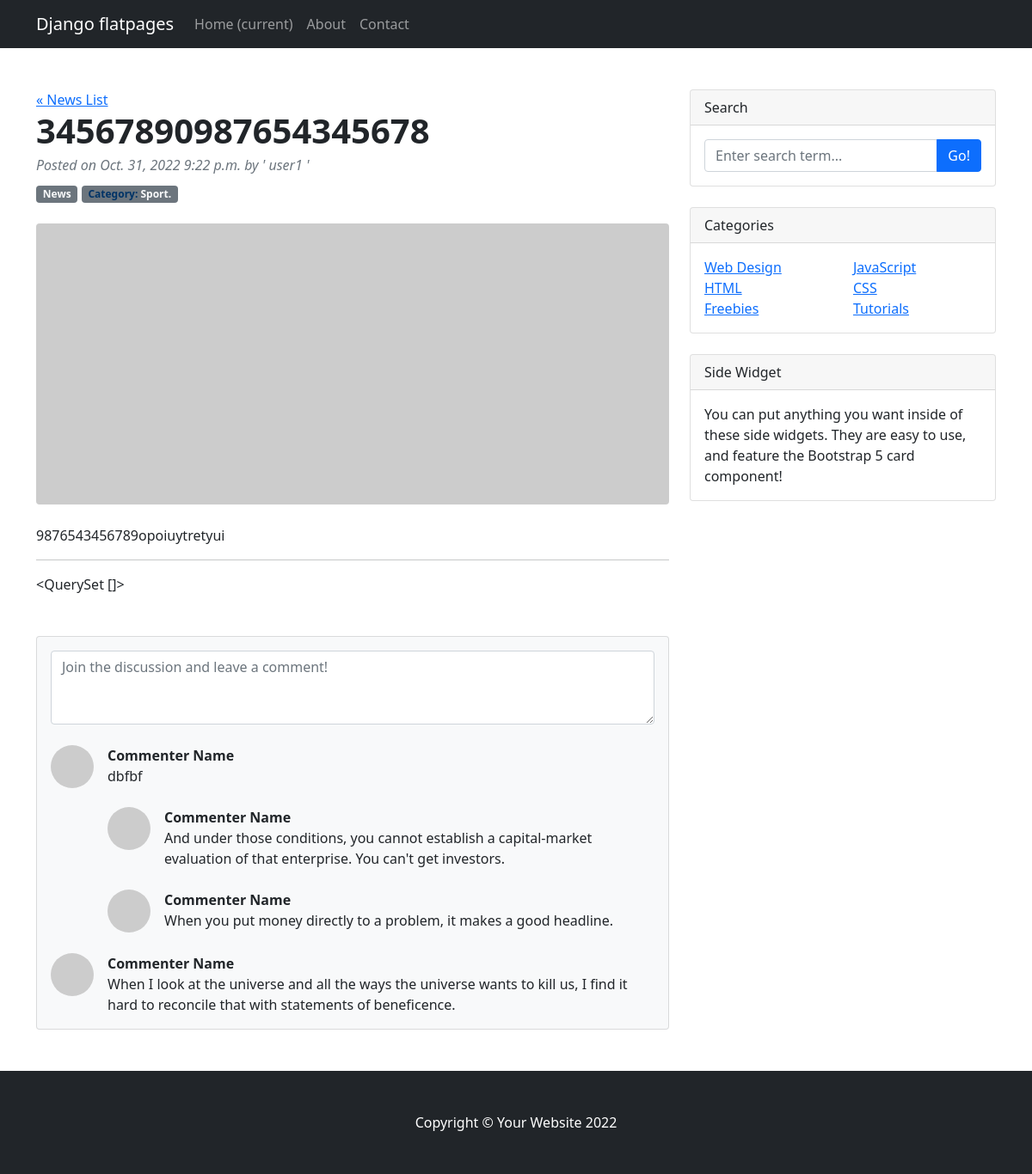
Page /news/40 on the committed database.
### news/models.py (models this page shows, shortened)
class Post(models.Model):
    news = 'news'
    post = 'post'
    CONTENT_TYPE = [
        (news, 'новость'),
        (post, 'статья'),
    ]
    contentType = models.CharField(max_length=4, choices=CONTENT_TYPE, default=post)
    author = models.ForeignKey(Author, on_delete=models.CASCADE)
    createTime = models.DateTimeField(auto_now_add=True)
    topic = models.CharField(max_length=128)
    content = models.TextField()
    rating = models.SmallIntegerField(default=0)
    postCategory = models.ManyToManyField(Category, through='PostCategory')
    def __str__(self):
        return f'{self.topic.title()}: {self.content[:20]}... Created: {self.createTime}\n'

class Author(models.Model):
    authorUser = models.OneToOneField(User, on_delete=models.CASCADE)
    authorRating = models.SmallIntegerField(default=0)
    def __str__(self):
        return f'{self.authorUser}'

class Category(models.Model):
    name = models.CharField(max_length=64, unique=True)
    def __str__(self):
        return f'{self.name}'

### news/views.py (the view)
# urls.py: path('<int:id>', PostDetail.as_view(), name='post_detail'),
class PostDetail(DetailView):
    model = Post
    template_name = 'news/content.html'
    context_object_name = 'content'
    pk_url_kwarg = 'id'
    def get_context_data(self, **kwargs):
        context = super().get_context_data(**kwargs)
        context['comments'] = Comment.objects.filter(commentPost=self.object)
        context['commentUser'] = User.objects.filter(username=self.object)
        context['categories'] = Category.objects.filter(post=self.object)
        pprint(context)
        return context

### news/templatetags/custom_filters.py (called while the page is built)
@register.filter()
def censor(word):
   word_list_adapted = []
   try:
      word_no_space = word.strip()
      word_list = word_no_space.split()
      for word in word_list:
         word_adapted = word.lower()
         if word_adapted in censorship_list:
            word_censored = word[0] + '*' * (len(word_adapted)-1)
            word_list_adapted.append(word_censored)
         else:
            word_censored = word
            word_list_adapted.append(word_censored)
         corrected = " ".join(word_list_adapted)
      return corrected
   except AttributeError as e:
      return f"ErrorMessage: {e}. Please use only 'str'!"

### templates/news/content.html (shortened to what this page needs)
{% extends 'news/default.html' %}
{% load custom_filters %}
{% block topic %}
<h1 class="fw-bolder mb-1">{{ content.topic|censor }}</h1>
{% endblock topic %}
{% block date %}
{{ content.createTime.date }}
{{ content.createTime.time }}
{% endblock date %}
{% block author %}
{{ content.author }}
{% endblock author %}
{% block type %}
{{ content.contentType.title}}
{% endblock type %}
{% block categories %}
    {% for category in categories %}
           {{ category }}.
    {% endfor %}
{% endblock categories %}
{% block content %}
<p>{{ content.content|censor }}</p>
<hr>
{% endblock content %}
{% block commentUser %}
{{ commentUser }}
{% endblock commentUser %}

### rows in the picture
Post: topic|censor "34567890987654345678", createTime "Oct. 31, 2022", createTime.time "9:22 p.m.", author "user1", contentType "News", content|censor "9876543456789opoiuytretyui"
Category: name "Sport"

### other values in the picture
{{ commentUser }} "<QuerySet []>"
